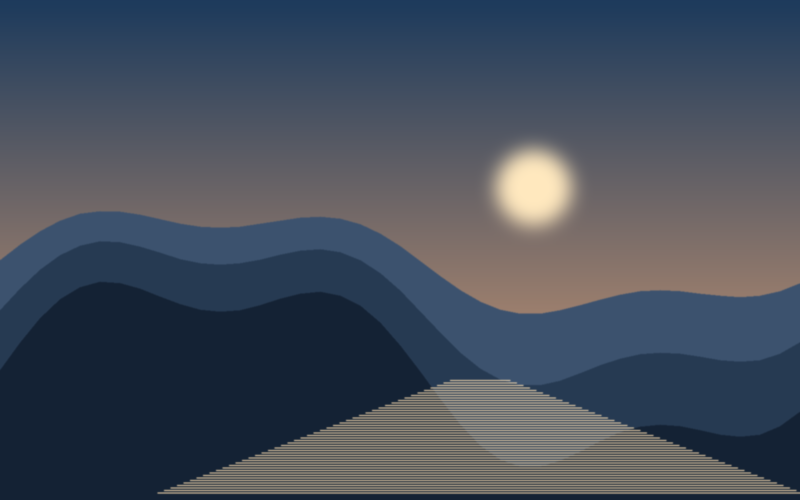
#> input picture renderer/assets/sample-photo.png, 1600 x 1000 px (shown at 1/2 size)
$ python extract-palette.py ../renderer/assets/sample-photo.png
#> lines starting #> are read from the running program, lines starting #| are printed output that depends on the picture
#!/usr/bin/env python
# -*- coding: utf-8 -*-
"""extract-palette.py —— 从图片里提取"版式灵感"配色元数据。

只输出**颜色数值**，不复制、不嵌入任何图片内容 ——
这是「联网轮换」的版权边界：拿来的图有版权（Bing/图库），
但"这张图的色调倾向"是事实数据，不是作品本身。

用法：
    python extract-palette.py <图片路径> [<图片路径> ...]
输出：一行 JSON，每个文件一个 {file, from, to, accent, warmth}
"""
from __future__ import annotations

import io
import json
import sys

sys.stdout = io.TextIOWrapper(sys.stdout.buffer, encoding="utf-8", errors="replace")


def hexof(rgb):
    return "#%02x%02x%02x" % tuple(int(max(0, min(255, c))) for c in rgb)


def extract(path):
#> called with path = '../renderer/assets/sample-photo.png'
    from PIL import Image

    im = Image.open(path).convert("RGB")
#> im is the input picture: PIL image 1600x1000 RGB; mean R, G, B 69, 77.9, 91.5
    # 缩到小图再统计，速度快且能抹掉噪点
    im = im.resize((80, 80), Image.LANCZOS)
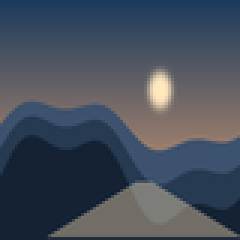
#> im: PIL image 80x80 RGB (shown 3 times larger); mean R, G, B 69, 77.9, 91.5
    px = list(im.getdata())
#> px = 6400 items, first 6: (30, 59, 92), (30, 59, 92), (30, 59, 92), (30, 59, 92), (30, 59, 92), (30, 59, 92)

    # 按明度排序取三档：暗部 / 中间调 / 亮部 —— 对应"底色→过渡→强调色"
    px_sorted = sorted(px, key=lambda p: 0.299 * p[0] + 0.587 * p[1] + 0.114 * p[2])
#> px_sorted = 6400 items, first 6: (13, 29, 48), (13, 29, 48), (13, 29, 48), (13, 29, 48), (13, 29, 48), (13, 29, 48)
    n = len(px_sorted)
#> n = 6400

    def avg(chunk):
        if not chunk:
            return (128, 128, 128)
        r = sum(p[0] for p in chunk) / len(chunk)
#> r = 21.82
        g = sum(p[1] for p in chunk) / len(chunk)
#> g = 36.13
        b = sum(p[2] for p in chunk) / len(chunk)
#> b = 54.38
        return (r, g, b)

    dark = avg(px_sorted[: max(1, n // 5)])
#> dark = (21.82, 36.13, 54.38)
    mid = avg(px_sorted[n // 2 - n // 10 : n // 2 + n // 10])
#> mid = (61.18, 78.71, 102.4)
    bright = avg(px_sorted[-max(1, n // 5):])
#> bright = (129.7, 119.3, 111.1)

    # 暖度：R 减 B 的归一到 0~1。用于决定今天适合推暖调还是冷调模板。
    r = sum(p[0] for p in px) / n
#> r = 69.02
    b = sum(p[2] for p in px) / n
#> b = 91.53
    warmth = max(0.0, min(1.0, 0.5 + (r - b) / 255.0))
#> warmth = 0.412

    return {
        "file": path.replace("\\", "/").split("/")[-1],
        "from": hexof(dark),
        "to": hexof(mid),
        "accent": hexof(bright),
        "warmth": round(warmth, 3),
    }


def main():
    paths = [p for p in sys.argv[1:] if p]
    out = []
    for p in paths:
        try:
            out.append(extract(p))
        except Exception as e:
            print("跳过 %s：%s" % (p, e), file=sys.stderr)
    sys.stdout.write(json.dumps({"ok": True, "palettes": out}, ensure_ascii=False) + "\n")
    return 0


if __name__ == "__main__":
    sys.exit(main())
#> (the program exits here)
